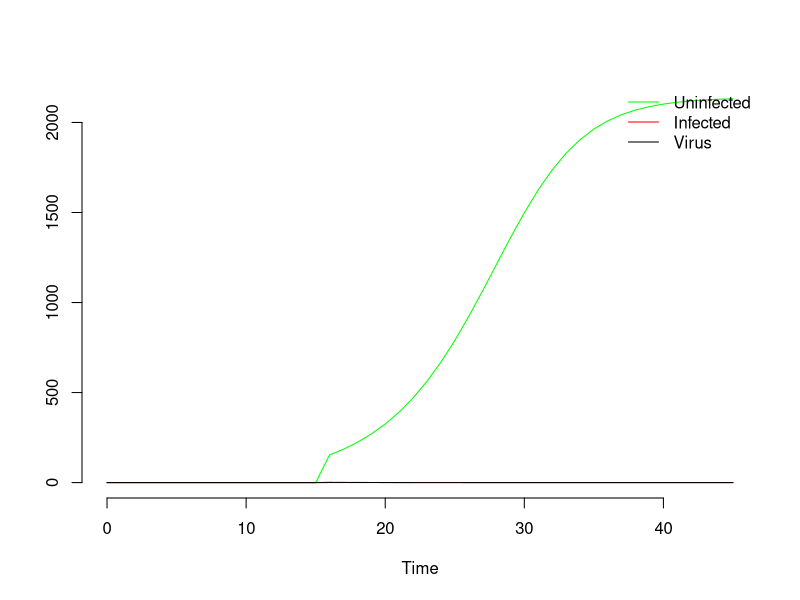

The R script that drew this image:
rm(list=ls())

###################################################################
###################################################################
## Projet
###################################################################
###################################################################

Viro.model <- function(t, pop, param) {
  
  y <- pop[1]  # Uninfected Tumors
  x <- pop[2]  # Infected Tumors
  v <- pop[3]  # Virus
  
  K=param[1] #Carrying capacity of tumors (in 10 ^6 cells)
  r=param[2] #Effective growth rate of uninfected cells (day-1)
  delta=param[3] #Effective death rate constant of infected cells (day-1)
  
  rho=param[4] #Rate constant of cell fusion (per day per 10^6 cells)
  k=param[5] #Infection rate constant (per day per 106 cells or virions) of uninfected cells by free virus v(t)
  a=param[6] #Virus production rate constant by infected cells (virions per day per cell)
  w=param[7] #Rate constant of virus elimination (day-1)
  
  eps=param[8]
  
  #x,y,v the results 
  dy <- r*y*(1-((y+x)^eps/K^eps))-k*y*v-rho*x*y
  dx <- k*y*v - delta*x
  dv <- a*x - w*v - k*y*v
  

  
  res<-c(dy, dx, dv)
  
  list(res)
}

##############################
### main = execution du modele
##############################


require(deSolve)

Tmax = 45
dt = 1

y0=0
x0=0
v0=0
  
#Fitted param
K=  2139.258#Carrying capacity of tumors (in 10 ^6 cells)
r=  0.2062134 #Effective growth rate of uninfected cells (day-1)
eps= 1.648773
#Estimated param
delta= 1.119#Effective death rate constant of infected cells (day-1)
rho= 0.141#Rate constant of cell fusion (per day per 10^6 cells)
k= 0.000591 #Infection rate constant (per day per 106 cells or virions) of uninfected cells by free virus v(t)
a= 0.9 #Virus production rate constant by infected cells (virions per day per cell)
w= 0.3 #Rate constant of virus elimination (day-1)

event.dat <- data.frame(var   = c("y", "v"),
                        time  = 15,
                        value = c(126.237, 2),
                        method = "replace")

Time=seq(from=0,to=Tmax,by=dt)

Init.cond <- c(y = y0, x = x0, v = v0)
param=c(K,r,delta,rho,k,a,w,eps)

# Execute
result <- lsoda(Init.cond, Time, Viro.model, param, events = list(data = event.dat))
result

colnames(result) <- c("Time", "y", "x", "v")

head(result)

plot(Time,result[,"y"],type="l",col="green",xlab="Time",ylab="",ylim=c(0,K),bty="n")
lines(Time,result[,"x"],type="l",col="red")
lines(Time,result[,"v"],type="l",col="black")
legend("topright",c("Uninfected","Infected","Virus"),col=c("green","red","black"),lty=1,bty="n")
